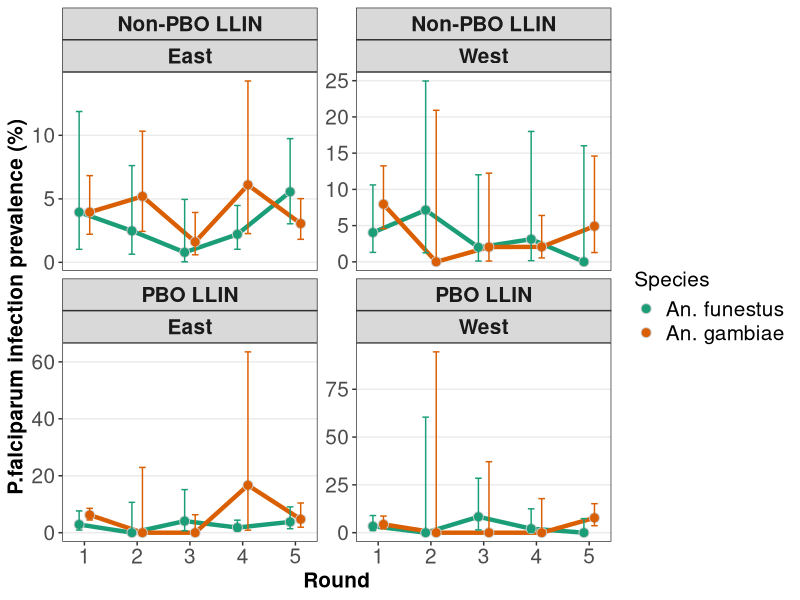
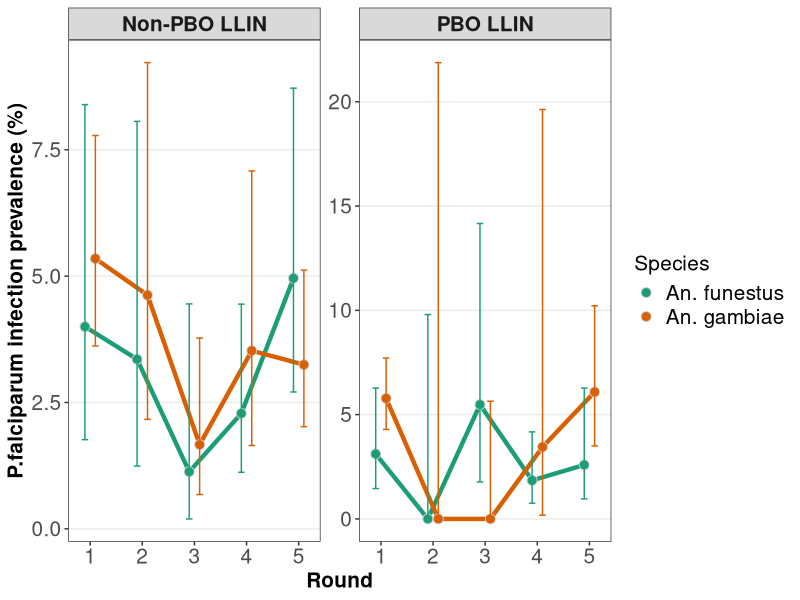
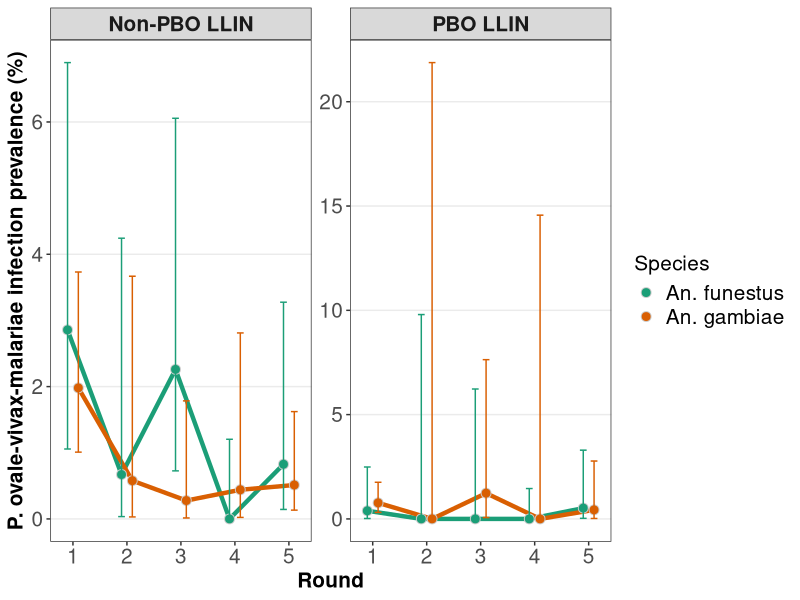
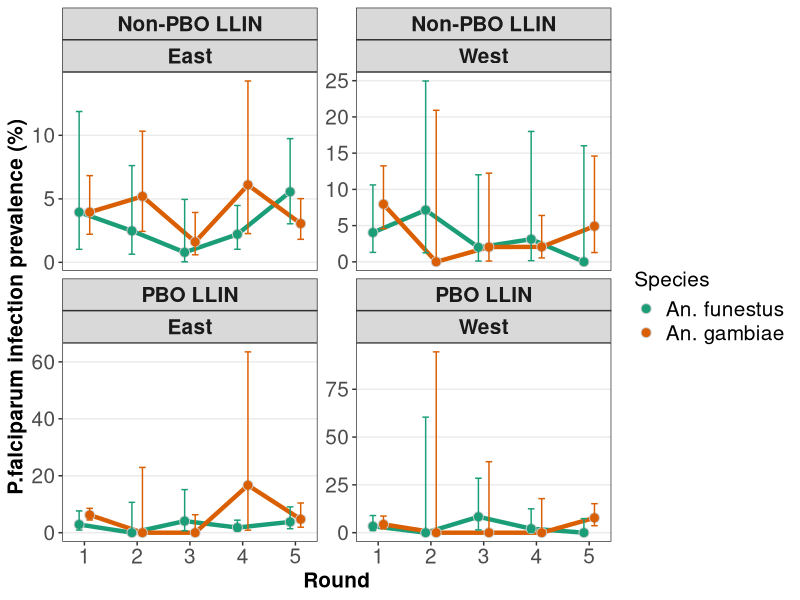
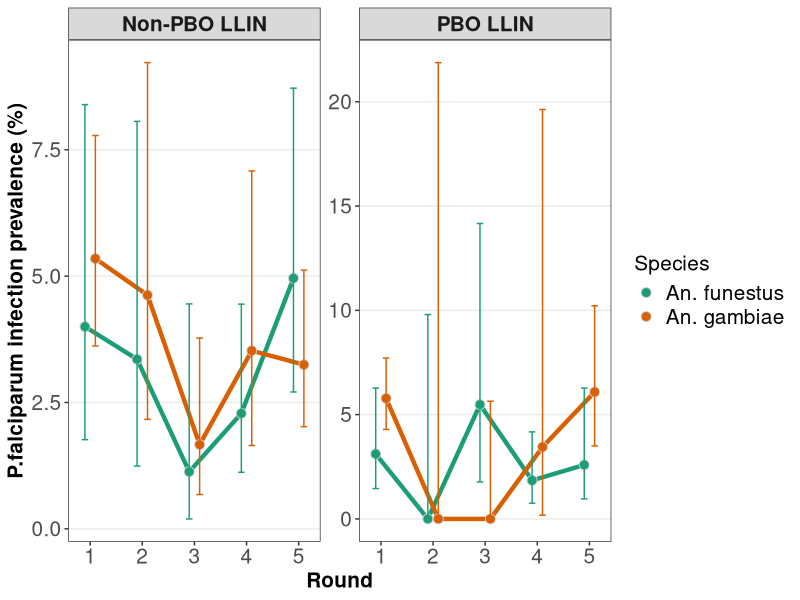
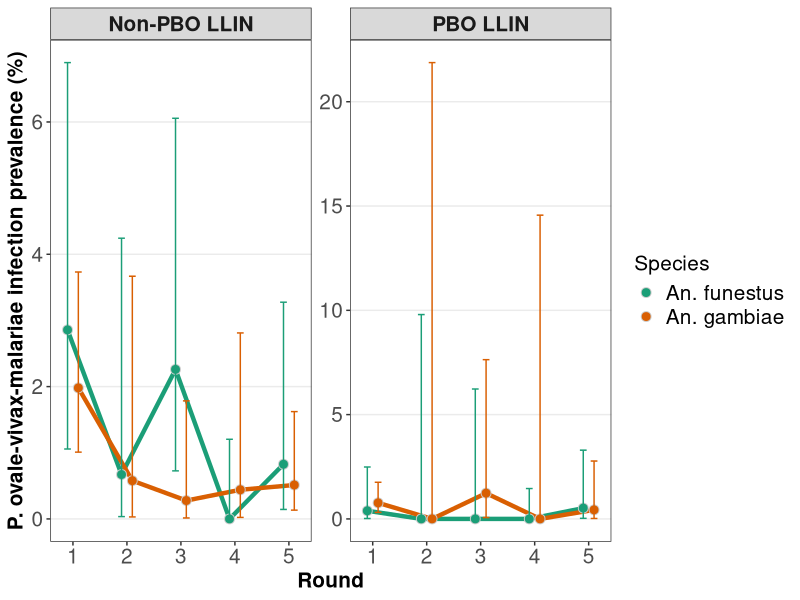
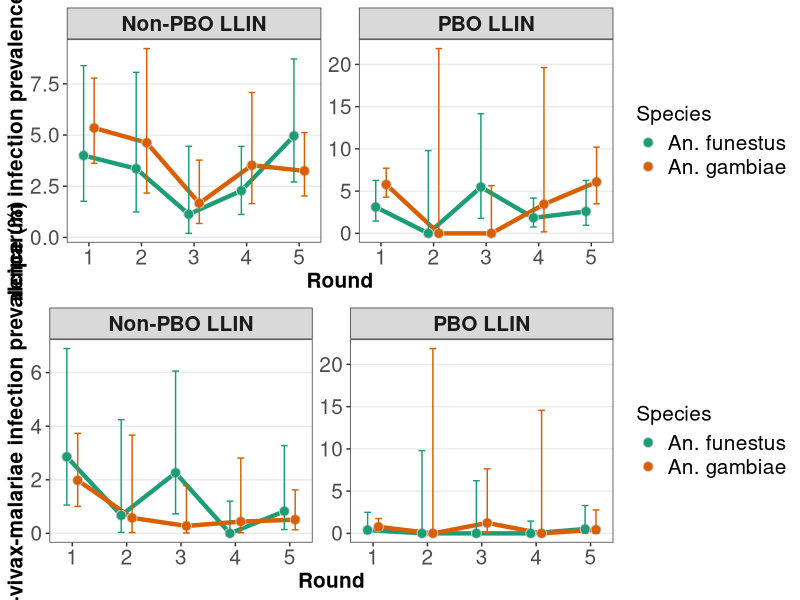
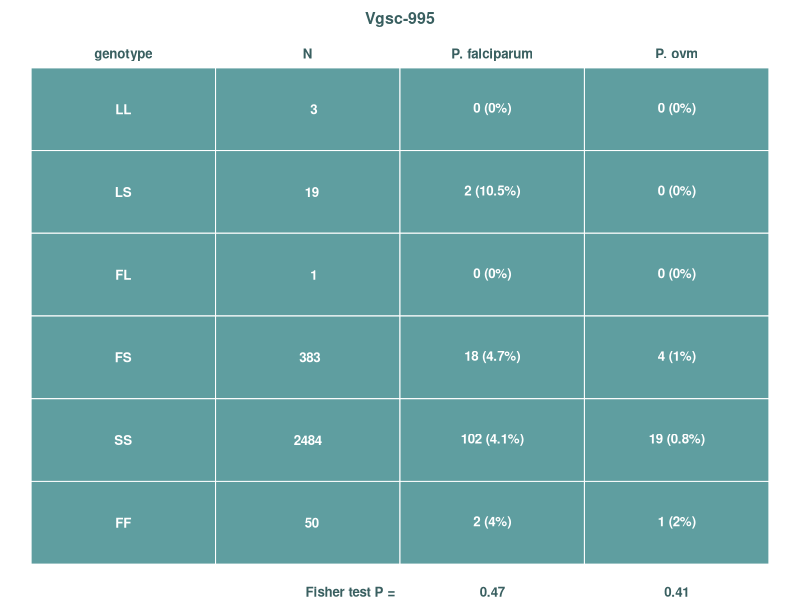

These charts were generated, in order, by the following R code:
library(data.table)
library(ggplot2)
library(stringr)
library(glmmTMB)
library(grid)
library(gridExtra)
library(gtable)
library(bit64)

#######################################################
# Load the genotyping data
ento.data <- fread('../data/ento_geno_plasmo_data.csv', na.strings = c('', 'NA'))

# Keep only arabiensis, funestus and gambiae ss
ento.data.afg <- ento.data[MolSpecies %in% c('AR', 'FUN', 'S'), ]
cat('\nOverall counts of Pfal positive samples:\n')
print(with(ento.data.afg, table(species, Pfal)))

# Number to report in Manuscript: proportion of mosquitoes sporozoite positive:
sporpos <- ento.data[, .(Pfal.rate = round(sum(Pfal) / .N, 4), N = .N), by = c('species')] %>%
           setkey('species')
cat('\nOverall, ', sporpos['An. gambiae', Pfal.rate]*100, '% of An. gambiae and ',
    sporpos['An. funestus', Pfal.rate]*100, '% of An. funestus were positive for ',
    'P. falciparum respectively.\n\n', sep = '')

sporpos.byround <- ento.data[, .(Pfal.total = sum(Pfal),
                                 Pfal.rate = round(sum(Pfal) / .N, 4),
                                 Pvom.total = sum(OVM), 
                                 Povm.rate = round(sum(OVM) / .N, 4),
								 N = .N), 
                               by = c('species', 'RND')] %>%
                   setkey('species')
cat('\nSporozoite positivity split by round:\n')
print(sporpos.byround)

# Since there are no sporozoite positive samples in arabiensis, we can exclude them from some of the plots
ento.data.fg <- ento.data[MolSpecies %in% c('FUN', 'S'), ]

##################################################
split.plasmo.counts <- function(formula, ento.data){
  Fal <- dcast(ento.data, formula, length)
  Fal$N <- Fal[['0']]+Fal[['1']]
  Fal$prop <- (Fal[['1']]/(Fal[['0']]+Fal[['1']]))
  Fal$Perc <- 100*Fal$prop
  prt <- mapply(prop.test, Fal[['1']], Fal[['0']] + Fal[['1']])['conf.int', ]
  Fal$LLim <- 100*sapply(prt, function(x) x[1])
  Fal$ULim <- 100*sapply(prt, function(x) x[2])
#  Fal$ULim <- 100*(Fal$prop + 1.96 * sqrt(Fal$prop * (1-Fal$prop)/Fal$N))
#  Fal$LLim <- 100*(Fal$prop - 1.96 * sqrt(Fal$prop * (1-Fal$prop)/Fal$N))
  #Fal$LLim[Fal$LLim<0] <- 0
  Fal
}

frequency.line.plot <- function(Plasmo, ylab = 'P.falciparum infection prevalence (%)'){
  facet.terms <- setdiff(colnames(Plasmo), c('species', 'RND', '0', '1', 'N', 'prop', 'Perc', 'ULim', 'LLim'))
  facet.formula <- as.formula(paste('~', paste(facet.terms, collapse = ' + ')))
  flp <- ggplot(Plasmo, aes(x=RND, y=Perc, fill = species, color = species)) + 
  geom_line(size = 1.5, position=position_dodge(width=c(0.4)), show.legend = F) +
  geom_point(color = 'grey80', pch = 21, size = 3, position=position_dodge(width=c(0.4))) +
  geom_errorbar(aes(ymin=LLim, ymax=ULim,col=species),width=0.25,cex=0.5, 
                position=position_dodge(width=c(0.4)), show.legend = F)+
  labs(fill="Species") +
  facet_wrap(facet.formula, scales= "free_y") +
  ylab(ylab) +
  xlab('Round') +
  scale_fill_brewer(palette = 'Dark2') +
  scale_color_brewer(palette = 'Dark2') +
  theme_bw() +
  theme(legend.text = element_text(size=15), 
		legend.title = element_text(size = 15),
        strip.text.x = element_text(size = 15, face = 'bold'),
        axis.text = element_text(size=15),
        axis.title = element_text(size=15,face='bold'))+
  theme(panel.grid.major.x = element_blank(),
        panel.grid.minor.x = element_blank(),
        panel.grid.minor.y = element_blank())
  flp
}

Fal.Simp <- split.plasmo.counts(species + RND ~ Pfal, ento.data.fg)
Fal.Loc <- split.plasmo.counts(LLIN.actual + Location + species + RND ~ Pfal, ento.data.fg)
flp.Fal.Loc <- frequency.line.plot(Fal.Loc)
print(flp.Fal.Loc)
ggsave('infection_numbers_location_Fal.png', flp.Fal.Loc, width = 9, height = 7)
Fal.Arm <- split.plasmo.counts(LLIN.actual + species + RND ~ Pfal, ento.data.fg)
flp.Fal.Arm <- frequency.line.plot(Fal.Arm)
print(flp.Fal.Arm)
ggsave('infection_numbers_arm_Fal.png', flp.Fal.Arm, width = 9, height = 7)

###############
# Also for OVM plasmodia

OVM.Arm <- split.plasmo.counts(LLIN.actual+species+RND~OVM, ento.data.fg)
flp.OVM.Arm <- frequency.line.plot(OVM.Arm, ylab = 'P. ovale-vivax-malariae infection prevalence (%)')
print(flp.OVM.Arm)
ggsave('infection_numbers_arm_OVM.png', flp.OVM.Arm, width = 9, height = 7)
###########################################################

library("cowplot")
Plasmodium <- plot_grid(flp.Fal.Arm, flp.OVM.Arm, nrow=2)

pdf("Figure 2_ Lynd et al Plasmodium_11Apr2023.pdf",width=16,height=10)
Plasmodium
dev.off()
# Will remove redundant legend in inkscape

######################
# To produce table 2 in Lynd et al 2023
# Drop arabiensis as always negative
data.Ga.Fun <-  subset(ento.data.afg, MolSpecies!="AR")
data.Ga <-  subset(ento.data.afg, MolSpecies=="S")
data.Fun <-  subset(ento.data.afg, MolSpecies=="FUN")
##########################################

cat('\n  ##############################################')
cat('\n  # Model1: Pfal ~ RND + LLIN.actual + (1|HSD) #')
cat('\n  ##############################################\n')

cat('\n\tgambiae + funestus:\n')
model.1.All <- glmmTMB(Pfal ~ RND + LLIN.actual + species + (1|HSD), 
                       data = data.Ga.Fun,
                       family = 'binomial')
print(drop1(model.1.All, test = 'Chisq'))
print(fixef(model.1.All))
######################
cat('\n\tgambiae alone:\n')
model.1.Ga <- glmmTMB(Pfal ~ RND + LLIN.actual + (1|HSD), 
                      data = data.Ga,
                      family = 'binomial')
print(drop1(model.1.Ga, test = 'Chisq'))
print(fixef(model.1.Ga))
##############################
cat('\n\tfunestus alone:\n')
model.1.Fun <- glmmTMB(Pfal ~ RND + LLIN.actual + (1|HSD), 
                       data = data.Fun,
                       family = 'binomial')
print(drop1(model.1.Fun, test = 'Chisq'))
print(fixef(model.1.Fun))

cat('\n  #############################################')
cat('\n  # Model2: OVM ~ RND + LLIN.actual + (1|HSD) #')
cat('\n  #############################################\n')

cat('\n\tgambiae + funestus:\n')
model.2.All <- glmmTMB(OVM ~ RND + LLIN.actual + species + (1|HSD), 
                       data=data.Ga.Fun,
                       family = 'binomial')
print(drop1(model.2.All, test = 'Chisq'))
print(fixef(model.2.All))
######################
cat('\n\tgambiae alone:\n')
model.2.Ga <- glmmTMB(OVM ~ RND + LLIN.actual + (1|HSD), 
                      data=data.Ga,
                      family = 'binomial')
print(drop1(model.2.Ga, test = 'Chisq'))
print(fixef(model.2.Ga))
##############################
cat('\n\tfunestus alone:\n')
model.2.Fun <- glmmTMB(OVM ~ RND + LLIN.actual + (1|HSD), 
                       data=data.Fun,
                       family = 'binomial')
print(drop1(model.2.Fun, test = 'Chisq'))
print(fixef(model.2.Fun))

cat('\n  ##############################################')
cat('\n  # Model3: Pfal ~ RND * LLIN.actual + (1|HSD) #')
cat('\n  ##############################################\n')

cat('\n\tgambiae + funestus:\n')
model.3.All <- glmmTMB(Pfal ~ RND * LLIN.actual + species + (1|HSD), 
                       data=data.Ga.Fun,
                       family = 'binomial')
print(drop1(model.3.All, test = 'Chisq'))
print(fixef(model.3.All))
######################
cat('\n\tgambiae alone:\n')
model.3.Ga <- glmmTMB(Pfal ~ RND * LLIN.actual + (1|HSD), 
                      data=data.Ga,
                      family = 'binomial')
print(drop1(model.3.Ga, test = 'Chisq'))
print(fixef(model.3.Ga))
##############################
cat('\n\tfunestus alone:\n')
model.3.Fun <- glmmTMB(Pfal ~ RND * LLIN.actual + (1|HSD), 
                       data=data.Fun,
                       family = 'binomial')
print(drop1(model.3.Fun, test = 'Chisq'))
print(fixef(model.3.Fun))

cat('\n  #############################################')
cat('\n  # Model4: OVM ~ RND * LLIN.actual + (1|HSD) #')
cat('\n  #############################################\n')

cat('\n\tgambiae + funestus:\n')
model.4.All <- glmmTMB(OVM ~ RND * LLIN.actual + species + (1|HSD), 
                       data=data.Ga.Fun,
                       family = 'binomial')
print(drop1(model.4.All, test = 'Chisq'))
print(fixef(model.4.All))
######################
cat('\n\tgambiae alone:\n')
model.4.Ga <- glmmTMB(OVM ~ RND * LLIN.actual + (1|HSD), 
                      data=data.Ga,
                      family = 'binomial')
print(drop1(model.4.Ga, test = 'Chisq'))
print(fixef(model.4.Ga))
##############################
cat('\n\tfunestus alone:\n')
model.4.Fun <- glmmTMB(OVM ~ RND * LLIN.actual + (1|HSD), 
                       data=data.Fun,
                       family = 'binomial')
print(drop1(model.4.Fun, test = 'Chisq'))
print(fixef(model.4.Fun))
########################################################################

#######################################################################
# Table 3. Associations between resistance markers and infection status
#######################################################################
Inf.Gam <- ento.data[MolSpecies=="S"]
# Recode the 2La 
Inf.Gam[, X2La := gsub('I', 'a', gsub('S', '+', unlist(X2La)))]

cat('\n  #####################################################################')
cat('\n  # Fisher tests of association of P. falciparum with genetic markers #')
cat('\n  #####################################################################\n')

cat('\n\tCyp6p4\n')
print(with(Inf.Gam, table(Cyp6p4,Pfal)))
print(with(Inf.Gam, fisher.test(Cyp6p4, Pfal)))

cat('\n\tCoeae1d\n')
print(with(Inf.Gam, table(Coeae1d,Pfal)))
print(with(Inf.Gam, fisher.test(Coeae1d,Pfal)))

cat('\n\tCyp4j5\n')
print(with(Inf.Gam, table(Cyp4j5,Pfal)))
print(with(Inf.Gam, fisher.test(Cyp4j5,Pfal)))

cat('\n\tkdr\n')
print(with(Inf.Gam, table(kdr,Pfal)))
print(with(Inf.Gam, fisher.test(kdr,Pfal)))

cat('\n\t2La\n')
print(with(Inf.Gam, table(X2La,Pfal)))
print(with(Inf.Gam, fisher.test(X2La,Pfal)))

cat('\n  #######################################################################')
cat('\n  # Fisher tests of association of other Plasmodia with genetic markers #')
cat('\n  #######################################################################\n')

cat('\n\tCyp6p4\n')
print(with(Inf.Gam, table(Cyp6p4,OVM)))
print(with(Inf.Gam, fisher.test(Cyp6p4, OVM)))

cat('\n\tCoeae1d\n')
print(with(Inf.Gam, table(Coeae1d,OVM)))
print(with(Inf.Gam, fisher.test(Coeae1d,OVM)))

cat('\n\tCyp4j5\n')
print(with(Inf.Gam, table(Cyp4j5,OVM)))
print(with(Inf.Gam, fisher.test(Cyp4j5,OVM)))

cat('\n\tkdr\n')
print(with(Inf.Gam, table(kdr,OVM)))
print(with(Inf.Gam, fisher.test(kdr,OVM)))

cat('\n\t2La\n')
print(with(Inf.Gam, table(X2La,OVM)))
print(with(Inf.Gam, fisher.test(X2La,OVM)))
####################

# Make a figure. 
change.col <- function(color, light.change){
	col.rgb <- col2rgb(color)/255
	if (light.change < 1){
		red <- 1-(1-col.rgb[1])*light.change
		blue <- 1-(1-col.rgb[2])*light.change
		green <- 1-(1-col.rgb[3])*light.change
	}
	else {
		red <- col.rgb[1]*(2-light.change)
		blue <- col.rgb[2]*(2-light.change)
		green <- col.rgb[3]*(2-light.change)
	}
	rgb(cbind(red, blue, green))
}

plasmo.table <- function(marker, infection.table, allele.order = NULL,
						 include.plot = T, cel.col = 'cadetblue', title = marker, cex = 0.8,
						 include.pvalue = T){
	infection.rates <- infection.table[, .(N = .N, 
								         Pf.num = sum(Pfal),
								         Pf.rate = round(sum(Pfal)/.N, 3),
								         Povm.num = sum(OVM),
								         Povm.rate = round(sum(OVM)/.N, 3)),
                                       by = marker] %>%
	                   .[!is.na(get(marker))]
	if (!is.null(allele.order)){
		infection.rates$order <- setNames(1:length(allele.order), allele.order)[infection.rates[[marker]]]
		infection.rates <- infection.rates[order(order)][, order := NULL]
	}
	if (include.plot){
		table.for.plotting <- infection.rates[, .(genotype = get(marker),
												  N = N,
												  'P. falciparum' = paste(Pf.num, ' (', Pf.rate*100, '%)', sep = ''),
		                                          'P. ovm' = paste(Povm.num, ' (', Povm.rate*100, '%)', sep = '')),
										      ]
		par(mar = c(1, 0.1, 3, 0.1), cex = cex)
		plot(c(0,ncol(table.for.plotting)), -c(0,nrow(table.for.plotting)), 
			 type = 'n', bty = 'n', xaxt = 'n', yaxt = 'n', 
			 xlab = '', ylab = '')
		dark.col <- change.col(cel.col, 1.4)
		title(title, line = 1.5, col.main = dark.col)
		x.matrix <- matrix(1:ncol(table.for.plotting), nrow(table.for.plotting), ncol(table.for.plotting), byrow = T)
		y.matrix <- matrix(1:nrow(table.for.plotting), nrow(table.for.plotting), ncol(table.for.plotting))
		rect(x.matrix - 1, 1 - y.matrix, x.matrix, - y.matrix, col = cel.col, border = 'white')
		text(x.matrix - 0.5, 0.5 - y.matrix, as.matrix(table.for.plotting), col = 'white', font = 2)
		text(x.matrix[1,] - 0.5, (par('usr')[4] - par('usr')[3])/100, adj = c(0.5,-0.4), col = dark.col, colnames(table.for.plotting), xpd = NA, font = 2)
		if (include.pvalue){
			pfal.fisher <- signif(fisher.test(infection.rates[, .(Pf.num, N-Pf.num)])$p.value, 2)
			povm.fisher <- signif(fisher.test(infection.rates[, .(Povm.num, N-Povm.num)])$p.value, 2)
			mtext('Fisher test P =', 1, line = 0, at = 2, adj = 1.05, col = dark.col, font = 2, cex = cex)
			mtext(pfal.fisher, 1, line = 0, at = 2.5, adj = 0.5, col = dark.col, font = 2, cex = cex)
			mtext(povm.fisher, 1, line = 0, at = 3.5, adj = 0.5, col = dark.col, font = 2, cex = cex)
		}
	}
	invisible(infection.rates)
}

svg('kdr_plasmo_assoc.svg', width = 4, height = 3)
plasmo.table('kdr', Inf.Gam, title = 'Vgsc-995', allele.order = c('LL', 'LS', 'FL', 'FS', 'SS', 'FF'))
dev.off()
#
svg('Cyp6p4_plasmo_assoc.svg', width = 4, height = 1.75)
plasmo.table('Cyp6p4', Inf.Gam, cel.col = 'indianred1', title = 'Cyp6p4-236M', allele.order = c('II', 'IM', 'MM'))
dev.off()
#
svg('Cyp4j5_plasmo_assoc.svg', width = 4, height = 1.75)
plasmo.table('Cyp4j5', Inf.Gam, cel.col = 'thistle4', title = 'Cyp4j5-43F', allele.order = c('LL', 'LF', 'FF'))
dev.off()
#
svg('Coeae1d_plasmo_assoc.svg', width = 4, height = 1.75)
plasmo.table('Coeae1d', Inf.Gam, cel.col = 'palegreen3', allele.order = c('SS', 'SR', 'RR'))
dev.off()
#
svg('2La_plasmo_assoc.svg', width = 4, height = 1.75)
plasmo.table('X2La', Inf.Gam, cel.col = 'gold3', title = '2La inversion', allele.order = c('++', '+a', 'aa'))
dev.off()

# Output a table summary of the P-values of interest
p.values.of.interest <- c(model1_Gam = drop1(model.1.Ga, test = 'Chisq')['RND', 'Pr(>Chi)'],
                          model1_Fun = drop1(model.1.Fun, test = 'Chisq')['RND', 'Pr(>Chi)'],
                          model2_Gam = drop1(model.2.Ga, test = 'Chisq')['RND', 'Pr(>Chi)'],
                          model2_Fun = drop1(model.2.Fun, test = 'Chisq')['RND', 'Pr(>Chi)'])

p.value.table <- data.table(model = names(p.values.of.interest),
                            P = p.values.of.interest,
                            FDR = p.adjust(p.values.of.interest, method = 'BH'))

fwrite(p.value.table, 'sporozoite_P_values_summary.csv', sep = '\t')
